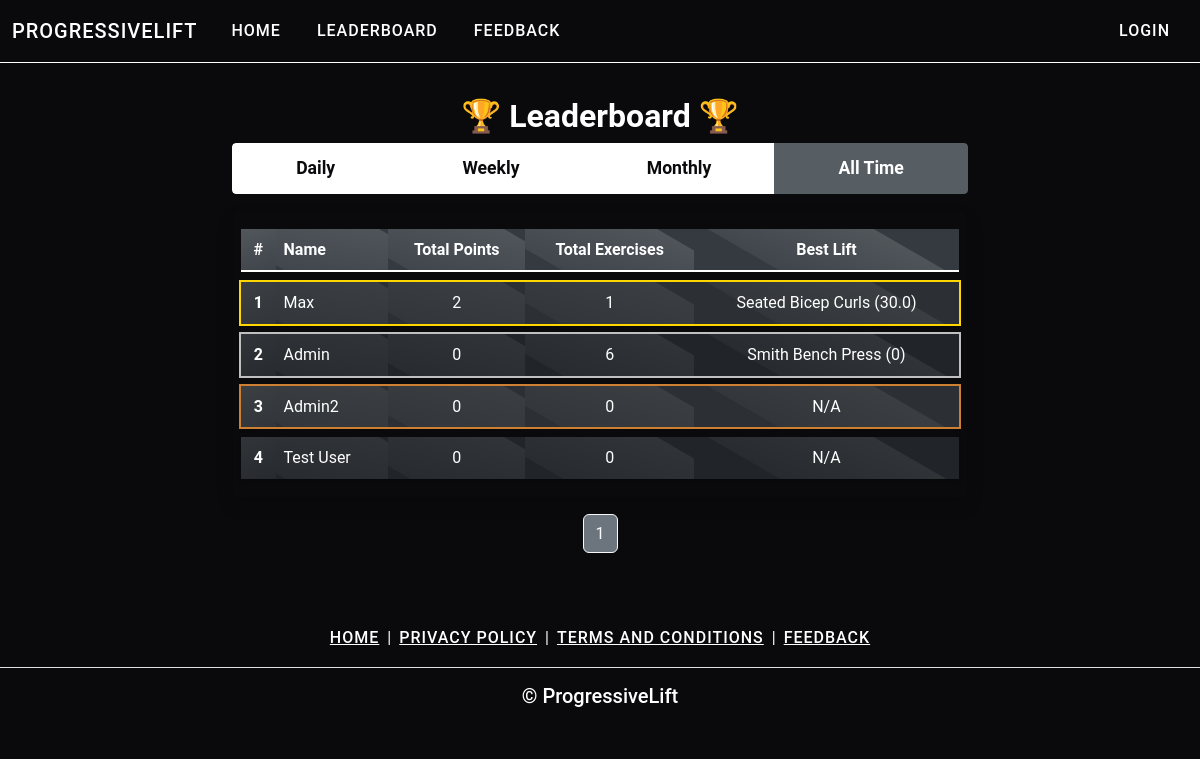
The app's page /leaderboard with its own data.
### main.py (models this page shows)
class User(UserMixin, db.Model):
    __tablename__ = "users"
    id: Mapped[int] = mapped_column(Integer, primary_key=True)
    email: Mapped[str] = mapped_column(String(100), unique=True)
    password: Mapped[str] = mapped_column(String(100))
    name: Mapped[str] = mapped_column(String(100))
    premium_level: Mapped[int] = mapped_column(Integer)
    date_of_signup: Mapped[Date] = mapped_column(Date)
    end_date_premium: Mapped[Date] = mapped_column(Date)
    points: Mapped[int] = mapped_column(Integer)
    weekly_points: Mapped[int] = mapped_column(Integer)
    monthly_points: Mapped[int] = mapped_column(Integer)
    daily_points: Mapped[int] = mapped_column(Integer)
    last_weekly_reset: Mapped[Date] = mapped_column(Date)
    last_monthly_reset: Mapped[Date] = mapped_column(Date)
    last_daily_reset: Mapped[Date] = mapped_column(Date)

### main.py (the view)
@app.route('/leaderboard', methods =['POST','GET'])
def leaderboard():
    per_page = 10
    page = request.args.get('page', 1, type=int)
    users = db.session.execute(db.select(User).order_by(User.points.desc())
                               .offset((page - 1) * per_page).limit(per_page)).scalars()
    total_users = db.session.execute(db.select(db.func.count(User.id))).scalar()
    leaderboard_data = []
    for user in users:
        total_exercises = db.session.execute(db.select(db.func.count(SetList.id))
                                             .where(SetList.user_id == user.id)).scalar()
        best_lift = db.session.execute(db.select(SetList)
                                       .where(SetList.user_id == user.id)
                                       .order_by(SetList.weight.desc())
                                       .limit(1)).scalar()
        best_lift_info = f"{best_lift.exercise} ({best_lift.weight})" if best_lift else "N/A"
        leaderboard_data.append({
            'name': user.name,
            'points': user.points,
            'weekly_points': user.weekly_points,
            'monthly_points': user.monthly_points,
            'daily_points': user.daily_points,
            'total_exercises': total_exercises,
            'best_lift': best_lift_info
        })
    total_pages = (total_users + per_page - 1) // per_page
    next_page = page + 1 if page < total_pages else None
    return render_template('leaderboard.html', leaderboard=leaderboard_data,
                           page=page, total_pages=total_pages, next_page=next_page)

### templates/leaderboard.html (shortened to what this page needs)
{% include "header.html" %}
<!DOCTYPE html>
<html lang="en">
<head>
    <link rel="stylesheet" href="{{ url_for('static', filename='css/style.css') }}">
</head>
<body class="bg-dark text-light">
    <div class="container py-3">
        <h1 class="text-center mb-2" style="font-size: 2rem;">🏆 Leaderboard 🏆</h1>
        <div class="row justify-content-center mb-3">
            <div class="col-md-8">
                <div class="btn-group w-100" role="group" aria-label="Leaderboard filter">
                    <a href="{{ url_for('leaderboard', page=request.args.get('page', 1), filter='daily') }}" class="btn btn-secondary {% if request.args.get('filter') == 'daily' %}active{% endif %}">Daily</a>
                    <a href="{{ url_for('leaderboard', page=request.args.get('page', 1), filter='weekly') }}" class="btn btn-secondary {% if request.args.get('filter') == 'weekly' %}active{% endif %}">Weekly</a>
                    <a href="{{ url_for('leaderboard', page=request.args.get('page', 1), filter='monthly') }}" class="btn btn-secondary {% if request.args.get('filter') == 'monthly' %}active{% endif %}">Monthly</a>
                    <a href="{{ url_for('leaderboard', page=request.args.get('page', 1), filter='all_time') }}" class="btn btn-secondary {% if request.args.get('filter') == 'all_time' or not request.args.get('filter') %}active{% endif %}">All Time</a>
                </div>
            </div>
        </div>
        <div class="row justify-content-center">
            <div class="col-md-8">
                <div class="card bg-secondary shadow">
                    <div class="card-body p-2">
                        <table class="table table-dark table-hover table-striped mb-0">
                            <thead class="thead-light">
                                <tr>
                                    <th scope="col" class="text-center py-2">#</th>
                                    <th scope="col" class="py-2">Name</th>
                                    <th scope="col" class="text-center py-2">
                                        {% if request.args.get('filter') == 'daily' %}
                                            Daily Points
                                        {% elif request.args.get('filter') == 'weekly' %}
                                            Weekly Points
                                        {% elif request.args.get('filter') == 'monthly' %}
                                            Monthly Points
                                        {% else %}
                                            Total Points
                                        {% endif %}
                                    </th>
                                    <th scope="col" class="text-center py-2">Total Exercises</th>
                                    <th scope="col" class="text-center py-2">Best Lift</th>
                                </tr>
                            </thead>
                            <tbody>
                                {% for user in leaderboard %}
                                    {% set rank = (page - 1) * 10 + loop.index %}
                                    <tr class="mb-3 {% if rank == 1 %}text-warning{% endif %}"
                                        {% if rank == 1 %}style="outline: 2px solid gold;"{% endif %}
                                        {% if rank == 2 %}style="outline: 2px solid silver;"{% endif %}
                                        {% if rank == 3 %}style="outline: 2px solid #cd7f32;"{% endif %}>
                                        <th scope="row" class="text-center">{{ rank }}</th>
                                        <td>{{ user.name }}</td>
                                        <td class="text-center">
                                            {% if request.args.get('filter') == 'daily' %}
                                                {{ user.daily_points }}
                                            {% elif request.args.get('filter') == 'weekly' %}
                                                {{ user.weekly_points }}
                                            {% elif request.args.get('filter') == 'monthly' %}
                                                {{ user.monthly_points }}
                                            {% else %}
                                                {{ user.points }}
                                            {% endif %}
                                        </td>
                                        <td class="text-center">{{ user.total_exercises }}</td>
                                        <td class="text-center">{{ user.best_lift }}</td>
                                    </tr>
                                {% endfor %}
                            </tbody>
                        </table>
                    </div>
                </div>
            </div>
        </div>
        <nav aria-label="Leaderboard pagination" class="mt-3">
            <ul class="pagination justify-content-center">
                {% for page_num in range(1, total_pages + 1) %}
                    <li class="page-item {% if page_num == page %}active{% endif %}">
                        <a class="page-link bg-secondary text-light border-light" href="{{ url_for('leaderboard', page=page_num, filter=request.args.get('filter', 'all_time')) }}">{{ page_num }}</a>
                    </li>
                {% endfor %}
            </ul>
        </nav>
    </div>
</body>
</html>
{% include "footer.html" %}

### templates/header.html (shortened to what this page needs)
<!doctype html>
<html lang="en" data-bs-theme="auto">
  <head>
    <link rel="stylesheet" href="https://cdn.jsdelivr.net/npm/@docsearch/css@3">
    <link href="https://cdn.jsdelivr.net/npm/bootstrap@5.3.3/dist/css/bootstrap.min.css" rel="stylesheet">
    <link rel="stylesheet" href="static/css/style.css" />
<nav class="navbar navbar-expand-lg bg-body-tertiary {% if request.path == '/' %}fixed-top{% endif %}">
  <div class="container-fluid">
    <a class="navbar-brand">ProgressiveLift</a>
    <div class="collapse navbar-collapse" id="navbarNav">
      <ul class="navbar-nav">
        {% if current_user.is_authenticated: %}
        <li class="nav-item">
          <a class="nav-link text-white" href="{{url_for('workouts')}}">Workouts</a>
        </li>
        <li class="nav-item">
          <a class="nav-link text-white" href="{{url_for('leaderboard', page=1)}}">Leaderboard</a>
        </li>
        <li class="nav-item">
          <a class="nav-link text-white" href="{{url_for('user_page', user_id=current_user.id) }}">Profile</a>
        </li>
        <li class="nav-item">
          <a class="nav-link text-white" href="{{url_for('feedback') }}">Feedback</a>
        </li>
        <li class="nav-item">
          <a class="nav-link text-white" href="{{url_for('logout')}}">Logout</a>
        </li>
        {% else %}
        {% if request.path == '/' %}
        <li class="nav-item">
          <a class="nav-link text-white" href="/">Home</a>
        </li>
        <li class="nav-item">
          <a class="nav-link text-white" href="#pricing">Pricing</a>
        </li>
        {% elif request.path == '/leaderboard' %}
        <li class="nav-item">
          <a class="nav-link text-white" href="/">Home</a>
        </li>
        {% endif %}
        <li class="nav-item">
          <a class="nav-link text-white" aria-current="page" href="{{url_for('leaderboard', page=1)}}">Leaderboard</a>
        </li>
        <li class="nav-item">
          <a class="nav-link text-white" href="{{url_for('feedback') }}">Feedback</a>
        </li>
        {% endif %}
      </ul>
      <ul class="navbar-nav ms-auto">
        {% if not current_user.is_authenticated and request.path != '/login': %}
        <li class="nav-item">
          <a class="nav-link text-white" href="{{url_for('login') }}">Login</a>
        </li>
        {% endif %}
      </ul>
    </div>
  </div>
</nav>

### templates/footer.html (shortened to what this page needs)
<footer class="py-3 my-4">
  <ul class="nav justify-content-center border-bottom pb-3 mb-3">
    <li class="nav-item"><a href="" class="nav-link2 px-2 text-body-secondary">Home</a></li>
    <li class="nav-item">|</li>
    <li class="nav-item"><a href="{{url_for('privacy_policy')}}" class="nav-link2 px-2 text-body-secondary">Privacy Policy</a></li>
    <li class="nav-item">|</li>
    <li class="nav-item"><a href="{{url_for('terms_and_conditions')}}" class="nav-link2 px-2 text-body-secondary">Terms and Conditions</a></li>
    <li class="nav-item">|</li>
    <li class="nav-item"><a href="{{url_for('feedback')}}" class="nav-link2 px-2 text-body-secondary">Feedback</a></li>
  </ul>
  <h5 class="text-center text-white">© ProgressiveLift</h5>
</footer>

### static/css/style.css (style rules this page uses)
body { font-family: 'Roboto', sans-serif; background-color: #0a0a0d; color: #ffffff; line-height: 1.6; margin: 0; padding: 0; }
.navbar { background-color: #0a0a0d !important; box-shadow: 0 2px 4px rgba(0,0,0,0.1); padding: 10px 0; border-bottom: 1px solid #ffffff; }
.navbar-brand, .nav-link { color: #fff; font-weight: 500; text-transform: uppercase; letter-spacing: 1px; transition: color 0.3s ease; }
.navbar-nav { align-items: center; }
.navbar-nav .nav-item { margin: 0 10px; }
.navbar-nav.ms-auto { margin-left: auto; }
.btn-secondary { background-color: #fff; color: #0a0a0d; border: none; padding: 12px 30px; font-size: 1.1rem; font-weight: 600; transition: all 0.3s ease; }
footer { background-color: #0a0a0d; color: #fff; padding: 20px 0; text-align: center; }
.nav-link2 { color: #fff !important; font-weight: 500; text-transform: uppercase; letter-spacing: 1px; transition: color 0.3s ease; }
.text-center { color: white; }
.bg-dark { background-color: #0a0a0d !important; }
.card.bg-secondary { background-color: #0a0a0d !important; }
h1 { text-align: center; font-size: 2.5rem; font-weight: bold; margin: 20px auto 15px; width: 100%; }
@media (max-width: 1200px) { h1 { font-size: 2.2rem; margin: 18px auto 13px; } }
.pagination .page-item .page-link { background-color: #ffffff; color: #000000; border-color: #000000; }
.pagination .page-item.active .page-link { background-color: #000000; color: #ffffff; border-color: #ffffff; }
.table-dark.table-hover tbody tr { margin-bottom: 10px; background-color: #343a40; background-image: linear-gradient(to bottom, #3a4149, #2c3136); box-shadow: 0 2px 4px rgba(0, 0, 0, 0.2); transition: all 0.3s ease; }
.table-dark.table-hover tbody tr:not(:last-child) { margin-bottom: 10px; }
.table-dark.table-hover { border-collapse: separate; border-spacing: 0 10px; }
.card-body { padding-bottom: 10px; }
.table-dark.table-hover tbody tr td, .table-dark.table-hover tbody tr th { border: none; position: relative; overflow: hidden; }
.table-dark.table-hover tbody tr td::after, .table-dark.table-hover tbody tr th::after { content: ''; position: absolute; top: -50%; left: -50%; width: 200%; height: 200%; background: linear-gradient(to bottom right, rgba(255, 255, 255, 0.1), transparent); transform: rotate(30deg); pointer-events: none; }
.table-dark.table-hover thead tr th { border-bottom: 2px solid #fff; background-color: #343a40; position: relative; overflow: hidden; }
.table-dark.table-hover thead tr th::after { content: ''; position: absolute; top: -50%; left: -50%; width: 200%; height: 200%; background: linear-gradient(to bottom right, rgba(255, 255, 255, 0.2), transparent); transform: rotate(30deg); pointer-events: none; }
.btn-group.w-100 { border-radius: 0.25rem; overflow: hidden; }
.btn-group.w-100 .btn-secondary { border-radius: 0.25rem; }
.btn-group.w-100 .btn-secondary:not(:last-child) { border-top-right-radius: 0; border-bottom-right-radius: 0; }
.btn-group.w-100 .btn-secondary:not(:first-child) { border-top-left-radius: 0; border-bottom-left-radius: 0; }

### records on screen
User: premium_level "1", name "Max", points "2", total_exercises "1", best_lift "Seated Bicep Curls (30.0)"
User: rank "2", name "Admin", points "0", total_exercises "6", best_lift "Smith Bench Press (0)"
User: rank "3", name "Admin2", points "0", total_exercises "0", best_lift "N/A"
User: id "4", name "Test User", points "0", total_exercises "0", best_lift "N/A"

### other values on screen
{{ page_num }} "1"
